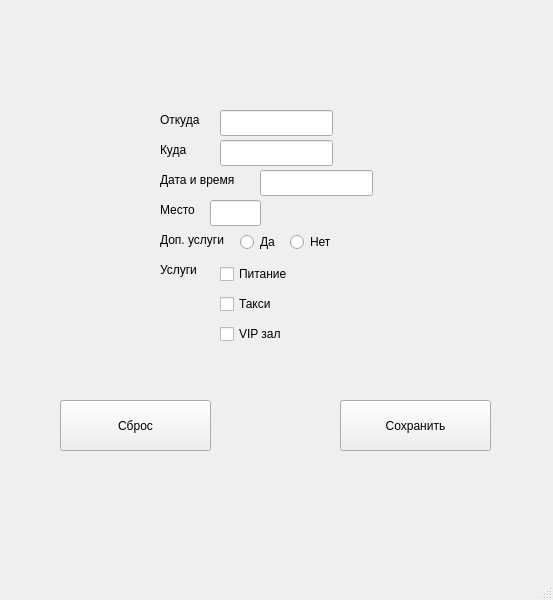
<?xml version="1.0" encoding="UTF-8"?>
<ui version="4.0">
 <class>Ticket</class>
 <widget class="QMainWindow" name="Ticket">
  <property name="geometry">
   <rect>
    <x>0</x>
    <y>0</y>
    <width>553</width>
    <height>600</height>
   </rect>
  </property>
  <property name="windowTitle">
   <string>Ticket</string>
  </property>
  <widget class="QWidget" name="centralwidget">
   <widget class="QPushButton" name="resetButton">
    <property name="geometry">
     <rect>
      <x>60</x>
      <y>400</y>
      <width>151</width>
      <height>51</height>
     </rect>
    </property>
    <property name="text">
     <string>Сброс</string>
    </property>
   </widget>
   <widget class="QPushButton" name="save">
    <property name="geometry">
     <rect>
      <x>340</x>
      <y>400</y>
      <width>151</width>
      <height>51</height>
     </rect>
    </property>
    <property name="text">
     <string>Сохранить</string>
    </property>
   </widget>
   <widget class="QWidget" name="verticalLayoutWidget">
    <property name="geometry">
     <rect>
      <x>220</x>
      <y>260</y>
      <width>101</width>
      <height>88</height>
     </rect>
    </property>
    <layout class="QVBoxLayout" name="verticalLayout">
     <item>
      <widget class="QCheckBox" name="food">
       <property name="text">
        <string>Питание</string>
       </property>
      </widget>
     </item>
     <item>
      <widget class="QCheckBox" name="taxi">
       <property name="text">
        <string>Такси</string>
       </property>
      </widget>
     </item>
     <item>
      <widget class="QCheckBox" name="vip">
       <property name="text">
        <string>VIP зал</string>
       </property>
      </widget>
     </item>
    </layout>
   </widget>
   <widget class="QLabel" name="label">
    <property name="geometry">
     <rect>
      <x>160</x>
      <y>260</y>
      <width>71</width>
      <height>20</height>
     </rect>
    </property>
    <property name="text">
     <string>Услуги</string>
    </property>
   </widget>
   <widget class="QLabel" name="label_2">
    <property name="geometry">
     <rect>
      <x>160</x>
      <y>230</y>
      <width>81</width>
      <height>20</height>
     </rect>
    </property>
    <property name="text">
     <string>Доп. услуги</string>
    </property>
   </widget>
   <widget class="QLabel" name="label_3">
    <property name="geometry">
     <rect>
      <x>160</x>
      <y>200</y>
      <width>63</width>
      <height>20</height>
     </rect>
    </property>
    <property name="text">
     <string>Место</string>
    </property>
   </widget>
   <widget class="QLabel" name="label_4">
    <property name="geometry">
     <rect>
      <x>160</x>
      <y>170</y>
      <width>101</width>
      <height>20</height>
     </rect>
    </property>
    <property name="text">
     <string>Дата и время</string>
    </property>
   </widget>
   <widget class="QLabel" name="label_5">
    <property name="geometry">
     <rect>
      <x>160</x>
      <y>140</y>
      <width>63</width>
      <height>20</height>
     </rect>
    </property>
    <property name="text">
     <string>Куда</string>
    </property>
   </widget>
   <widget class="QLabel" name="label_6">
    <property name="geometry">
     <rect>
      <x>160</x>
      <y>110</y>
      <width>63</width>
      <height>20</height>
     </rect>
    </property>
    <property name="text">
     <string>Откуда</string>
    </property>
   </widget>
   <widget class="QLineEdit" name="fromEdit">
    <property name="geometry">
     <rect>
      <x>220</x>
      <y>110</y>
      <width>113</width>
      <height>26</height>
     </rect>
    </property>
   </widget>
   <widget class="QLineEdit" name="toEdit">
    <property name="geometry">
     <rect>
      <x>220</x>
      <y>140</y>
      <width>113</width>
      <height>26</height>
     </rect>
    </property>
   </widget>
   <widget class="QLineEdit" name="dateEdit">
    <property name="geometry">
     <rect>
      <x>260</x>
      <y>170</y>
      <width>113</width>
      <height>26</height>
     </rect>
    </property>
   </widget>
   <widget class="QLineEdit" name="seatEdit">
    <property name="geometry">
     <rect>
      <x>210</x>
      <y>200</y>
      <width>51</width>
      <height>26</height>
     </rect>
    </property>
   </widget>
   <widget class="QRadioButton" name="yes">
    <property name="geometry">
     <rect>
      <x>240</x>
      <y>230</y>
      <width>110</width>
      <height>24</height>
     </rect>
    </property>
    <property name="text">
     <string>Да</string>
    </property>
   </widget>
   <widget class="QRadioButton" name="no">
    <property name="geometry">
     <rect>
      <x>290</x>
      <y>230</y>
      <width>110</width>
      <height>24</height>
     </rect>
    </property>
    <property name="text">
     <string>Нет</string>
    </property>
   </widget>
  </widget>
  <widget class="QMenuBar" name="menubar">
   <property name="geometry">
    <rect>
     <x>0</x>
     <y>0</y>
     <width>553</width>
     <height>26</height>
    </rect>
   </property>
  </widget>
  <widget class="QStatusBar" name="statusbar"/>
 </widget>
 <resources/>
 <connections/>
</ui>
